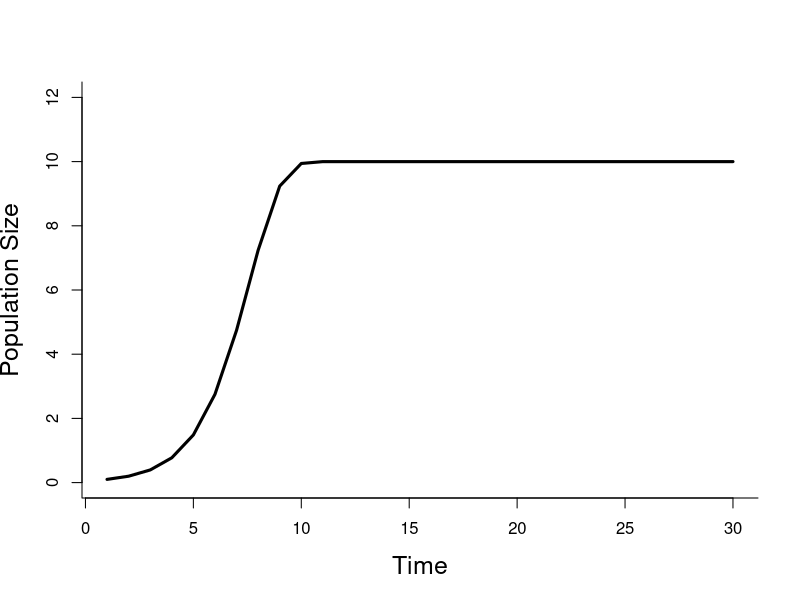
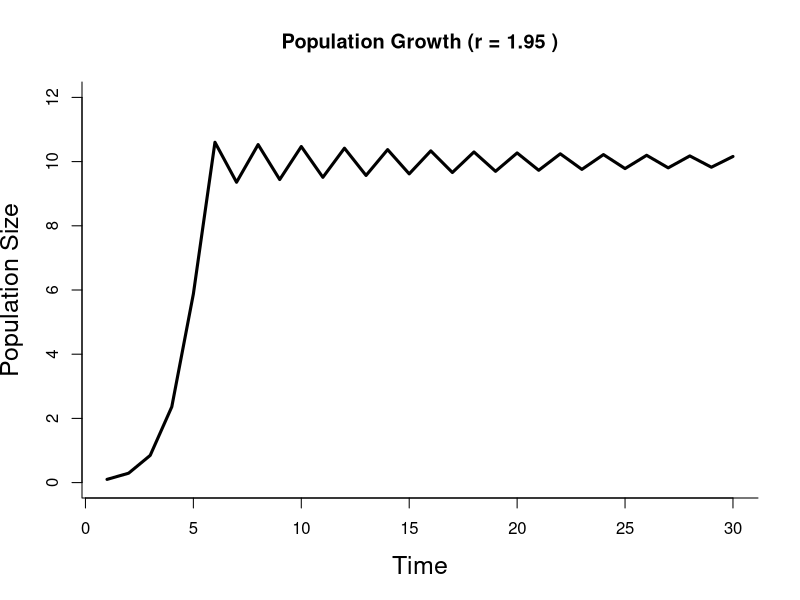
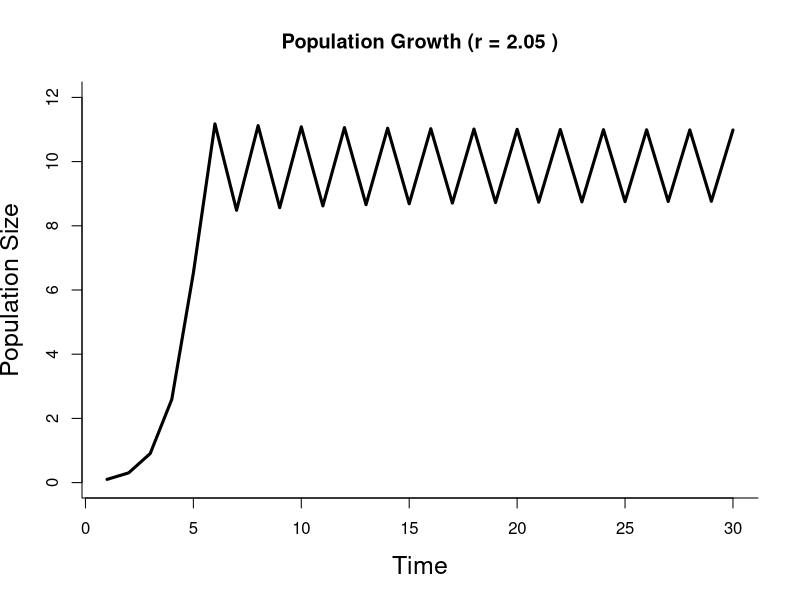
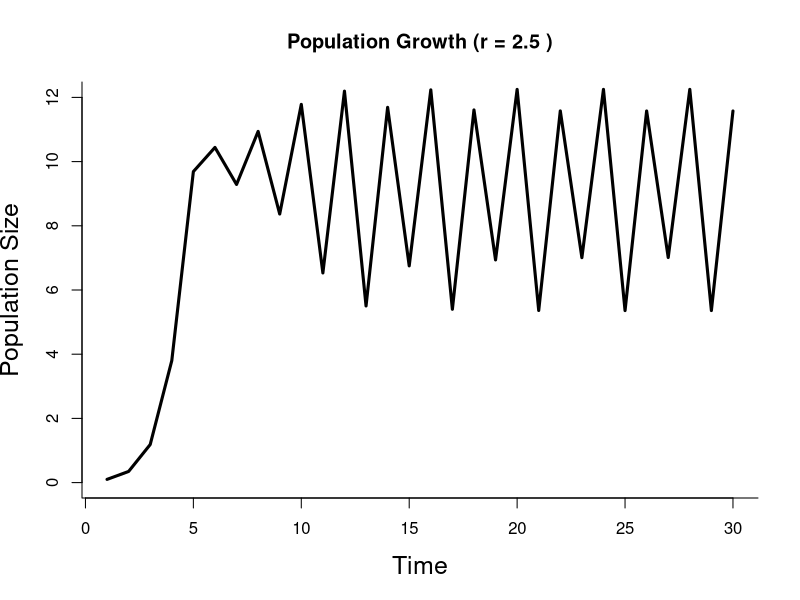
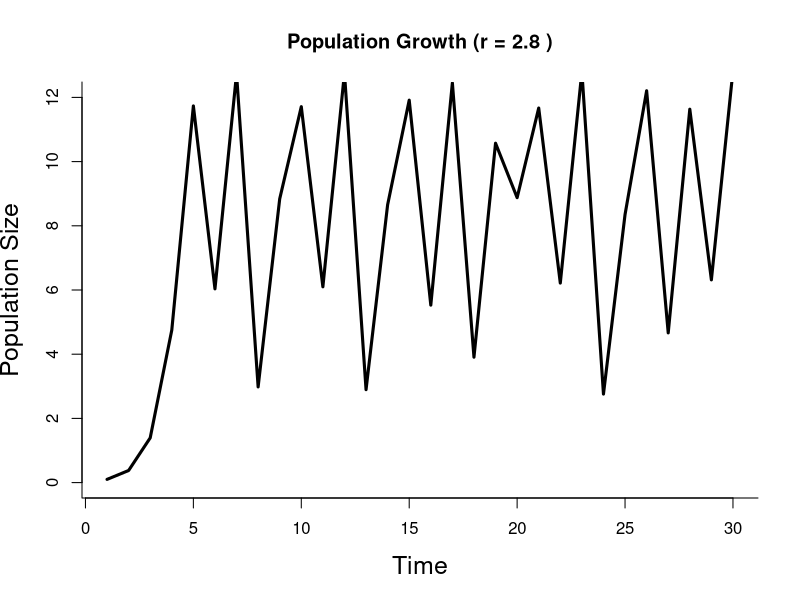
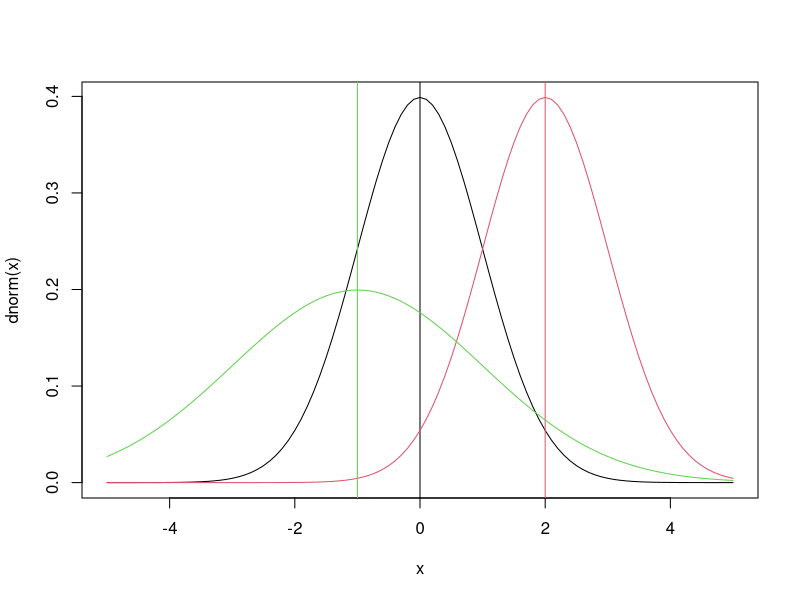
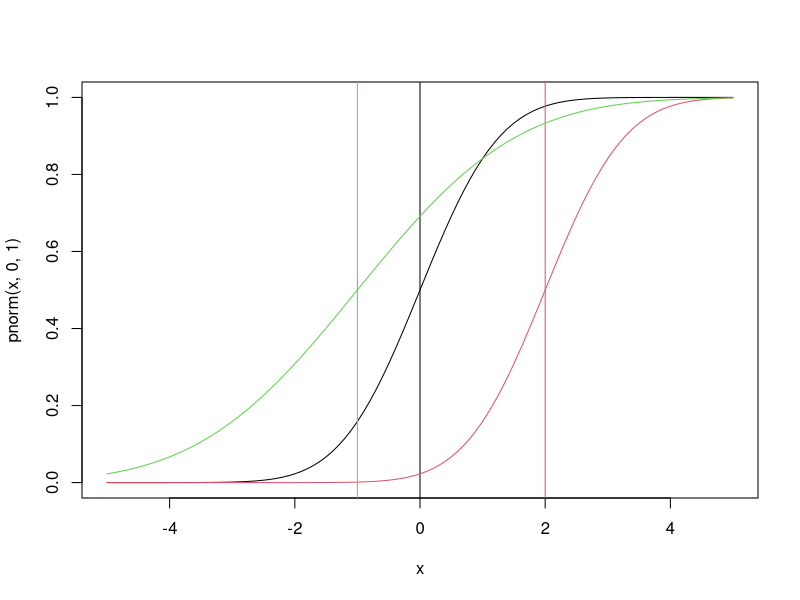
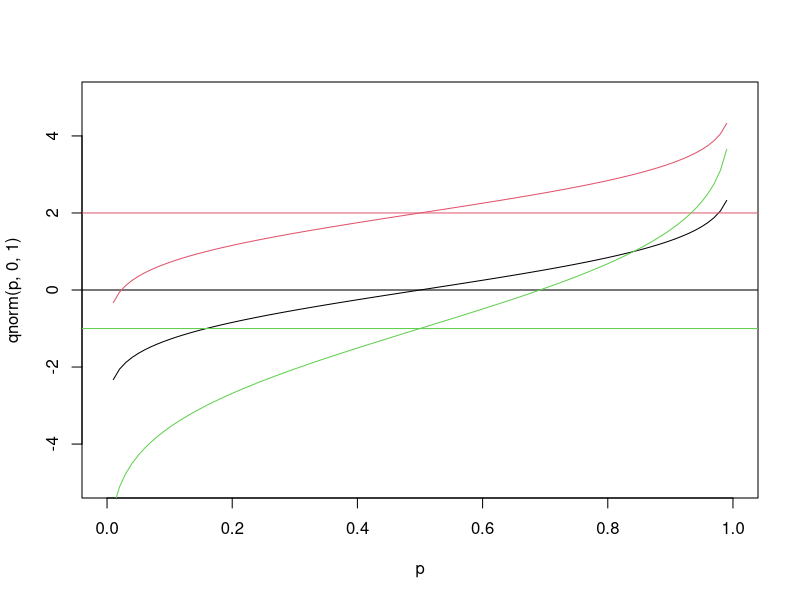

R code for these plots, in order:
## ---- chunk 1
r = 1         ## intrinsic growth rate
K = 10        ## carrying capacity      
n0 = .1       ## initial population size
NT = 30       ## number of time steps to simulate
time = 1:NT
## ---- chunk 2
n = rep(n0,NT)    ## vector to store results
for(t in 2:NT){
  n[t] = n[t-1] + r*n[t-1]*(1-n[t-1]/K)
}
## ---- chunk 3
plot(time,n,ylim=c(0,12),lwd=3,type='l',
     bty='l',cex.lab=1.5,
     xlab="Time",ylab="Population Size")
## ---- chunk 4
dif_rs = c(1.95, 2.05, 2.5, 2.8)
K = 10        ## carrying capacity      
n0 = .1       ## initial population size
NT = 30       ## number of time steps to simulate
time = 1:NT

for(r in dif_rs){
  n = rep(n0,NT)    ## vector to store results
  for(t in 2:NT){
  n[t] = n[t-1] + r*n[t-1]*(1-n[t-1]/K)
  }
  
  plot(time,n,ylim=c(0,12),lwd=3,type='l',
     bty='l',cex.lab=1.5,
     xlab="Time",ylab="Population Size")
  
  title(main = paste("Population Growth (r =", r, ")"))
}

## ---- chunk 5
x = seq(-5,5,by=0.1)
plot(x,dnorm(x),type='l')  		## that’s a lowercase “L” for “line”
abline(v=0)				          	## add a line to indicate the mean (“v” is for “vertical”)
lines(x,dnorm(x,2),col=2)			## try changing the mean (“col” sets the color)
abline(v=2,col=2)
lines(x,dnorm(x,-1,2),col=3)	## try changing the mean and standard dev
abline(v=-1,col=3)
## ---- chunk 6
plot(x,pnorm(x,0,1),type='l')
abline(v=0)
lines(x,pnorm(x,2,1),col=2)
abline(v=2,col=2)
lines(x,pnorm(x,-1,2),col=3)
abline(v=-1,col=3)
## ---- chunk 7
p = seq(0,1,by=0.01)
plot(p,qnorm(p,0,1),type='l',ylim=range(x))    # ylim sets the y-axis range
# range returns the min/max as a 2-element vector
abline(h=0)						# “h” for “horizontal”
lines(p,qnorm(p,2,1),col=2)
abline(h=2,col=2)
lines(p,qnorm(p,-1,2),col=3)
abline(h=-1,col=3)
## ---- chunk 8
qnorm(c(0.025,0.975),0,1)		    # what width CI is specified by these values?
plot(p,qnorm(p,0,1),type='l',ylim=range(x))
abline(v=c(0.025,0.975),lty=2)	# add vertical lines at the CI
abline(h=qnorm(c(0.025,0.975)),lty=2)	#add horizontal lines at the threshold vals
plot(x,dnorm(x,0,1),type='l')		# plot the corresponding pdf
abline(v=qnorm(c(0.025,0.975)),lty=2)
## ---- chunk 9
n = c(10,100,1000,10000)	# sequence of sample sizes
for(i in 1:4){			# loop over these sample sizes
  hist(rnorm(n[i]),main=n[i],probability=TRUE,breaks=40)  
				#here breaks defines number of bins in the histogram
  lines(x,dnorm(x),col=2)
}
## ---- chunk 10
?qpois
## ---- chunk 11
## PDF Function

x = seq(-10,50,by = 1)
plot(x,dpois(x,lambda = 5),type='s') 

## CDF Function
plot(x,ppois(x,lambda = 5),type='s')

## Quantile
p = seq(0,1,by=0.01)
plot(p,qpois(p,lambda = 5),type='l')

## Histogram samples
n = c(10,100,1000,10000)	# sequence of sample sizes
for(i in 1:4){			# loop over these sample sizes
  hist(rpois(n[i], lambda = 5),main=n[i],probability=TRUE,breaks=x)  
				#here breaks defines number of bins in the histogram
  lines(x-1,dpois(x, lambda = 5),col=2, type='s')
}

## ---- chunk 12
x = rnorm(10000,0,1)
y = x^2

hist(x,main="Original distribution",breaks=40)
abline(v=quantile(x,c(0.025,0.5,0.975)),lty=c(2,1,2),lwd=3,col="orange")
abline(v=mean(x),col="red",lwd=3,lty=3)

hist(y,main="Transformed distribution",breaks=40)
abline(v=quantile(y,c(0.025,0.5,0.975)),lty=c(2,1,2),lwd=3,col="orange")
abline(v=mean(y),col="red",lwd=3,lty=3)
## ---- chunk 13
x = rlnorm(x)
y = sin(x)

hist(x,main="Original distribution",breaks=40)
abline(v=quantile(x,c(0.025,0.5,0.975)),lty=c(2,1,2),lwd=3,col="orange")
abline(v=mean(x),col="red",lwd=3,lty=3)

hist(y,main="Transformed distribution",breaks=40)
abline(v=quantile(y,c(0.025,0.5,0.975)),lty=c(2,1,2),lwd=3,col="orange")
abline(v=mean(y),col="red",lwd=3,lty=3)

print(paste("Mean of x: ", as.character(mean(x))))
print(paste("Median of x: ", as.character(median(x))))
print(paste("95% CI of x: ", as.character(quantile(x,.95))))

print(paste("Mean of y: ", as.character(mean(y))))
print(paste("Median of y: ", as.character(median(y))))
print(paste("95% CI of y: ", as.character(quantile(y,.95))))

## ---- chunk 14
r    = 1.0     ## make sure to return r to it's original value
r.sd = 0.2     ## standard deviation on r
K.sd = 1.0     ## standard deviation on K
NE = 1000      ## Ensemble size
## ---- chunk 15
n = matrix(n0,NE,NT)   # storage for all simulations
rE = rnorm(NE,r,r.sd)  # sample of r
KE = rnorm(NE,K,K.sd)  # sample of K
for(i in 1:NE){        # loop over ensemble members
  for(t in 2:NT){      # for each ensemble member, simulate throught time
    n[i,t] = max(0,n[i,t-1] + rE[i]*n[i,t-1]*(1-n[i,t-1]/KE[i]))
  }
}
## ---- chunk 16
n.stats = apply(n,2,quantile,c(0.025,0.5,0.975))
## ---- chunk 17
ciEnvelope <- function(x,ylo,yhi,col="lightgrey",...){
  polygon(cbind(c(x, rev(x), x[1]), c(ylo, rev(yhi),
  ylo[1])), border = NA,col=col,...) 
}
## ---- chunk 18
hist(rE, main = "Histogram of r", xlab = "r", col = "pink")
hist(KE, main = "Histogram of K", xlab = "K", col = "lightgreen")
## ---- chunk 19



## ---- chunk 20
r = 0.3
n0.sd = 0.6
n0s = rlnorm(NE,log(n0),n0.sd)
n = matrix(n0s,NE,NT)
for(i in 1:NE){
  for(t in 2:NT){
    n[i,t] = max(0,n[i,t-1] + r*n[i,t-1]*(1-n[i,t-1]/K))
  }
}
